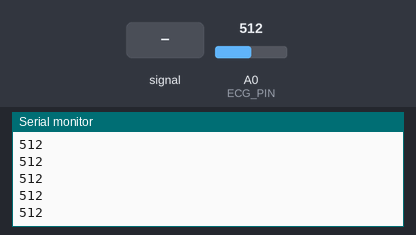
Simulated run of this sketch. Board: Arduino Uno, built with avr-gcc and run on an emulated ATmega328P. On the bench: the last lines printed to the serial monitor. Inputs (shaded band) come from the test bench; at power-on: A0 (ECG_PIN) = 512.

Above: at 1.2 s.
1.3 s: A0 (ECG_PIN) fed a 200 Hz sine of ±81 counts around its level
2.8 s: A0 (ECG_PIN) set to 716
At 4.2 s:
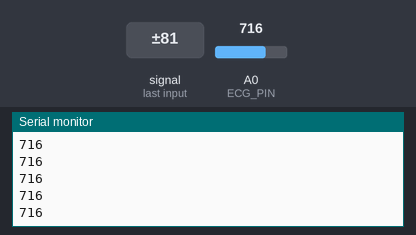
4.3 s: A0 (ECG_PIN) fed a 1000 Hz sine of ±255 counts around its level
5.8 s: A0 (ECG_PIN) set to 511
At 7.9 s:
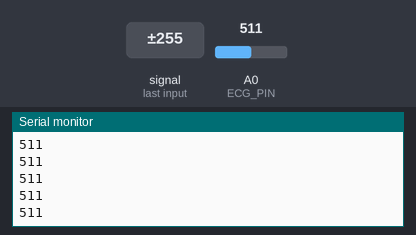
Timing chart, 0 to 8.3 s (numbered marks = the images above; inputs shaded):
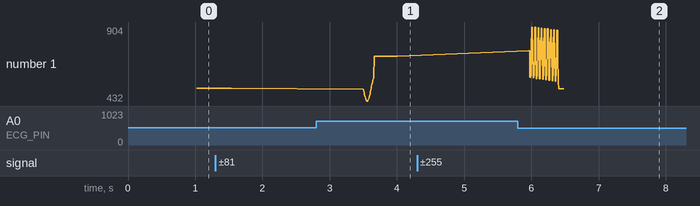

The sketch:

sketch_apr19a.ino
```cpp
#define SAMPLE_SIZE 100 // Adjust this based on the number of samples you want to process
#define ECG_PIN A0 // Analog pin connected to the ECG sensor
#define MAX_RUNTIME_MS 20000 // Maximum runtime in milliseconds (20 seconds)

int ecgData[SAMPLE_SIZE]; // Array to store raw ECG data

unsigned long startTime; // Variable to store the start time

void setup() {
  Serial.begin(9600);
  pinMode(ECG_PIN, INPUT);

  // Record the start time
  startTime = millis();
}

void loop() {
  // Check if the maximum runtime has been reached
  if (millis() - startTime >= MAX_RUNTIME_MS) {
    Serial.println("Exceeded maximum runtime. Stopping extraction.");
    while (true) {
      // Endless loop to stop further processing
    }
  }

  // Read raw ECG data
  for (int i = 0; i < SAMPLE_SIZE; i++) {
    ecgData[i] = analogRead(ECG_PIN);
    delay(10); // Adjust sampling frequency as needed
  }

  // Preprocess raw ECG data (basic preprocessing)
  for (int i = 0; i < SAMPLE_SIZE; i++) {
    // Apply median filtering (replace each value with the median of nearby values)
    ecgData[i] = applyMedianFilter(ecgData, i);

    // Normalize data to a range between 0 and 1023`
    ecgData[i] = map(ecgData[i], 0, 1023, 0, 1023);
  }

  // Send preprocessed ECG data over serial
  for (int i = 0; i < SAMPLE_SIZE; i++) {
    Serial.println(ecgData[i]);
  }

  // Add a delay before the next iteration
  delay(1000); // Adjust as needed
}

// Function to apply median filter to raw ECG data
int applyMedianFilter(int data[], int index) {
  // Calculate window size
  int windowSize = 5; // Adjust window size as needed

  // Create a temporary array to hold a window of data
  int window[windowSize];

  // Populate window
  for (int j = 0; j < windowSize; j++) {
    int windowIndex = index - (windowSize / 2) + j;
    if (windowIndex >= 0 && windowIndex < SAMPLE_SIZE) {
      window[j] = data[windowIndex];
    } else {
      window[j] = 0; // Zero-padding for edge cases
    }
  }

  // Sort window
  for (int j = 0; j < windowSize - 1; j++) {
    for (int k = j + 1; k < windowSize; k++) {
      if (window[j] > window[k]) {
        int temp = window[j];
        window[j] = window[k];
        window[k] = temp;
      }
    }
  }

  // Assign median value to result
  return window[windowSize / 2]; // Median value is at the middle index
}
```

Measured:
- after the input at 2.8 s, the serial monitor: prints a new line after 0.86 s (image 1)
- plotted number 1: 512 → 716 after the input at 2.8 s
